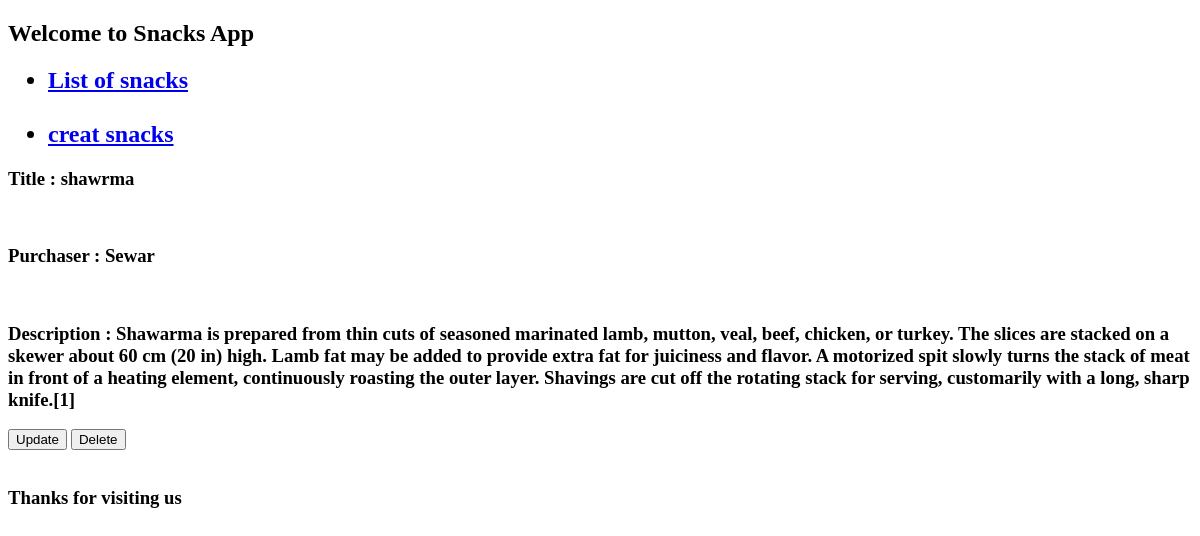
The page /2/ on the database as committed earlier.
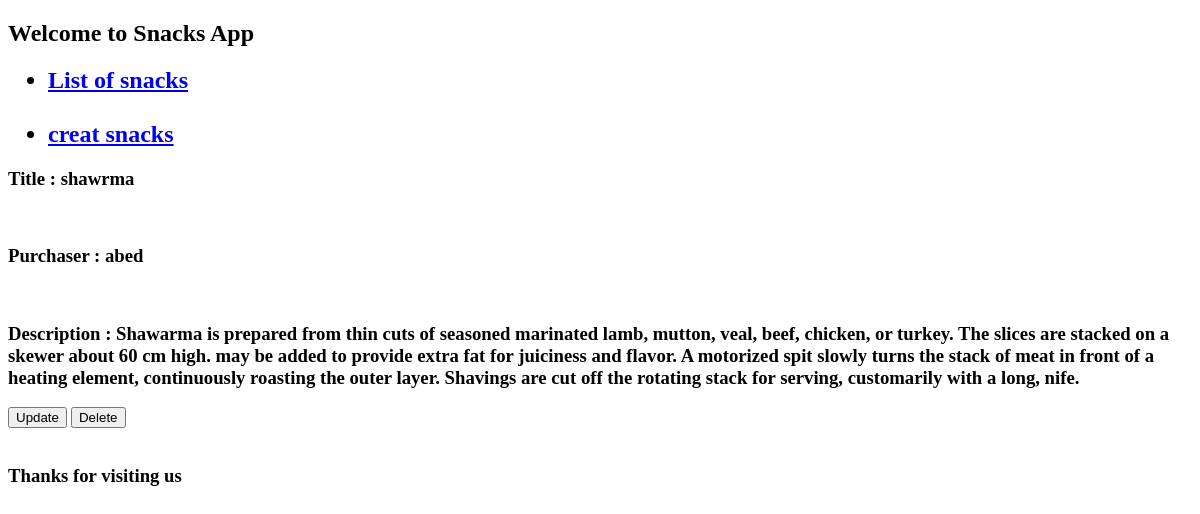
The same page on the database as committed later.
### snacks/models.py (models this page shows, shortened)
class snacks(models.Model):
    title=models.CharField(max_length=64)
    purchaser=models.ForeignKey('auth.User', on_delete=models.CASCADE, default=1)
    description=models.TextField()

### snacks/views.py (the view)
# urls.py: path('<int:pk>/', SnackDetailView .as_view(),name='snack_view'),
class SnackDetailView(DetailView):
    template_name='snack_view.html'
    model=snacks

### templates/snack_view.html
{% extends 'snack_list.html' %}
{% block content %}
    <h3> Title  :  {{ snacks.title }}</h3>
    <br>
    <h3> Purchaser :  {{ snacks.purchaser }}</h3>
    <br>
    <h3> Description :  {{ snacks.description }}</h3>
    <a  href="{% url 'snack_update' snacks.pk%}"><button>Update</button></a>
    <a   href="{% url 'snack_delete' snacks.pk%}"><button>Delete</button></a>
{% endblock content %}

Rows that differ between the two databases and show on the page:
changed snacks "shawrma": purchaser "Sewar" → "abed"; description "…skewer about 60 cm (20 in) high. Lamb fat may be added to provide extra fat for juiciness and flavor. A motorized spit slowly turns the stack of meat in front of a heating element, continuously roasting the outer layer. Shavings are cut off the rotating stack for serving, customarily with a long, sharp knife.[1]" → "…skewer about 60 cm high. may be added to provide extra fat for juiciness and flavor. A motorized spit slowly turns the stack of meat in front of a heating element, continuously roasting the outer layer. Shavings are cut off the rotating stack for serving, customarily with a long, nife."
